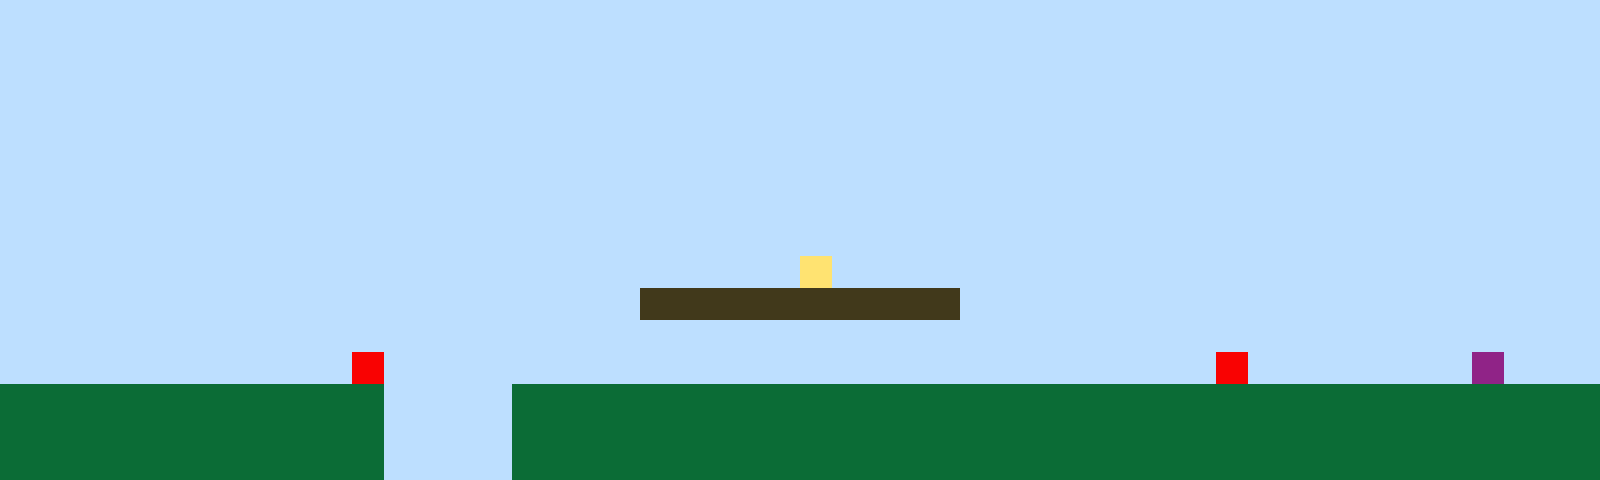

Below is a game level as drawn by its tile map, then a one-line description and the .tmx file that defines it, in full:
An orthogonal 50x15 tile map with 32x32 px tiles, 1 tile layer (Tile Layer 1).

<map version="1.10" tiledversion="1.11.2" orientation="orthogonal" renderorder="right-up" width="50" height="15" tilewidth="32" tileheight="32" infinite="0" nextlayerid="2" nextobjectid="1"><editorsettings><export target="map1.csv" format="csv" /></editorsettings><tileset firstgid="1" name="sprites" tilewidth="32" tileheight="32" tilecount="6" columns="3"><image source="sprites.png" width="96" height="64" /></tileset><layer id="1" name="Tile Layer 1" width="50" height="15"><data encoding="csv">1,1,1,1,1,1,1,1,1,1,1,1,1,1,1,1,1,1,1,1,1,1,1,1,1,1,1,1,1,1,1,1,1,1,1,1,1,1,1,1,1,1,1,1,1,1,1,1,1,1,1,1,1,1,1,1,1,1,1,1,1,1,1,1,1,1,1,1,1,1,1,1,1,1,1,1,1,1,1,1,1,1,1,1,1,1,1,1,1,1,1,1,1,1,1,1,1,1,1,1,1,1,1,1,1,1,1,1,1,1,1,1,1,1,1,1,1,1,1,1,1,1,1,1,1,1,1,1,1,1,1,1,1,1,1,1,1,1,1,1,1,1,1,1,1,1,1,1,1,1,1,1,1,1,1,1,1,1,1,1,1,1,1,1,1,1,1,1,1,1,1,1,1,1,1,1,1,1,1,1,1,1,1,1,1,1,1,1,1,1,1,1,1,1,1,1,1,1,1,1,1,1,1,1,1,1,1,1,1,1,1,1,1,1,1,1,1,1,1,1,1,1,1,1,1,1,1,1,1,1,1,1,1,1,1,1,1,1,1,1,1,1,1,1,1,1,1,1,1,1,1,1,1,1,1,1,1,1,1,1,1,1,1,1,1,1,1,1,1,1,1,1,1,1,1,1,1,1,1,1,1,1,1,1,1,1,1,1,1,1,1,1,1,1,1,1,1,1,1,1,1,1,1,1,1,1,1,1,1,1,1,1,1,1,1,1,1,1,1,1,1,1,1,1,1,1,1,1,1,1,1,1,1,1,1,1,1,1,1,1,1,1,1,1,1,1,1,1,1,1,1,1,1,1,1,1,1,1,1,1,1,1,1,1,1,1,1,1,1,1,1,1,1,1,1,1,1,1,1,1,1,1,1,1,1,1,1,1,1,1,1,1,1,1,1,1,1,1,1,1,1,1,1,1,1,1,1,1,1,1,1,1,1,1,1,1,1,1,1,1,1,1,1,1,1,4,1,1,1,1,1,1,1,1,1,1,1,1,1,1,1,1,1,1,1,1,1,1,1,1,1,1,1,1,1,1,1,1,1,1,1,1,1,1,1,1,1,1,1,1,3,3,3,3,3,3,3,3,3,3,1,1,1,1,1,1,1,1,1,1,1,1,1,1,1,1,1,1,1,1,1,1,1,1,1,1,1,1,1,1,1,1,1,1,1,1,1,1,1,1,1,1,1,1,1,1,1,1,1,1,1,1,1,1,1,1,1,1,1,1,1,1,1,1,1,1,1,1,1,1,1,1,1,1,1,1,1,1,1,1,1,5,1,1,1,1,1,1,1,1,1,1,1,1,1,1,1,1,1,1,1,1,1,1,1,1,1,1,5,1,1,1,1,1,1,1,6,1,1,1,2,2,2,2,2,2,2,2,2,2,2,2,1,1,1,1,2,2,2,2,2,2,2,2,2,2,2,2,2,2,2,2,2,2,2,2,2,2,2,2,2,2,2,2,2,2,2,2,2,2,2,2,2,2,2,2,2,2,2,2,2,2,1,1,1,1,2,2,2,2,2,2,2,2,2,2,2,2,2,2,2,2,2,2,2,2,2,2,2,2,2,2,2,2,2,2,2,2,2,2,2,2,2,2,2,2,2,2,2,2,2,2,1,1,1,1,2,2,2,2,2,2,2,2,2,2,2,2,2,2,2,2,2,2,2,2,2,2,2,2,2,2,2,2,2,2,2,2,2,2</data></layer></map>
